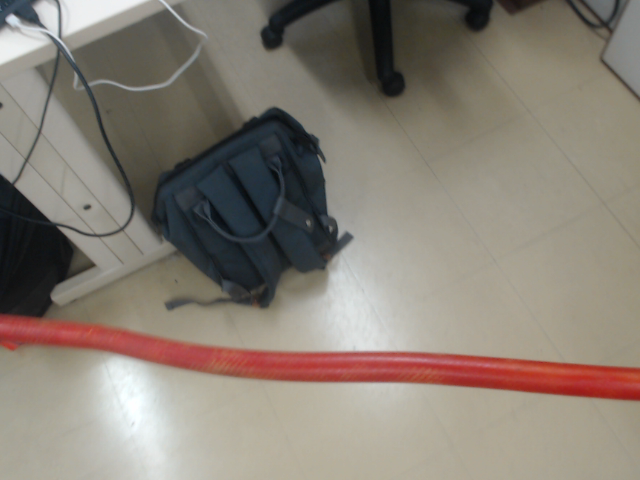
#> input picture hose.jpg, 640 x 480 px
$ python hoseTest.py
#> lines starting #> are read from the running program, lines starting #| are printed output that depends on the picture; after the words box and inside, x2 and y2 are one past the last pixel; in counts of white or black regions, pixels touching at a corner belong together
import cv2
import numpy as np
import math

# Read the original image
img_original = cv2.imread('hose.jpg')
#> img_original is the input picture: shape (480, 640, 3); mean B, G, R 117, 127.3, 135.9

# Convert the image from BGR to HSV color space
img_hsv = cv2.cvtColor(img_original, cv2.COLOR_BGR2HSV)
#> img_hsv: shape (480, 640, 3); mean H, S, V 34.4, 43.5, 137.5

# Define the lower and upper bounds for the color of the hose (adjust as needed)
lower_hose = np.array([1, 100, 50])  # Example lower
upper_hose = np.array([25, 255, 255])  # Example upper

# Create a mask using the defined color range
mask = cv2.inRange(img_hsv, lower_hose, upper_hose)
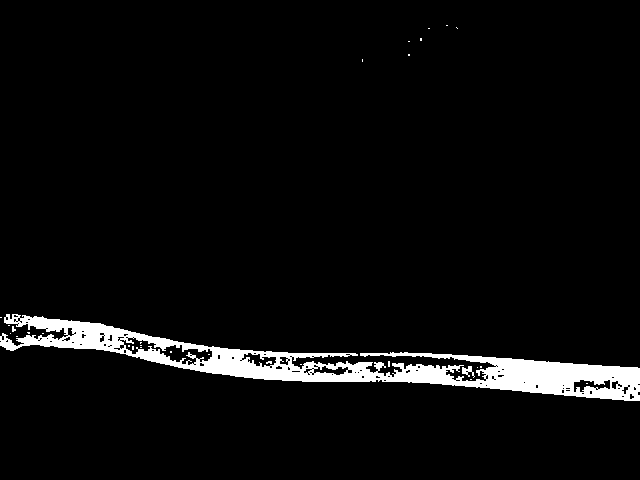
#> mask: shape (480, 640); 4.7% white; 30 white regions (28 under 20 px), largest, box (x1, y1, x2, y2) and area: (0, 314, 640, 401) 14101, (462, 366, 475, 378) 74

# Apply morphological operations to clean up the mask
kernel = cv2.getStructuringElement(cv2.MORPH_RECT , (12, 12))
img_closing = cv2.morphologyEx(mask, cv2.MORPH_CLOSE, kernel)
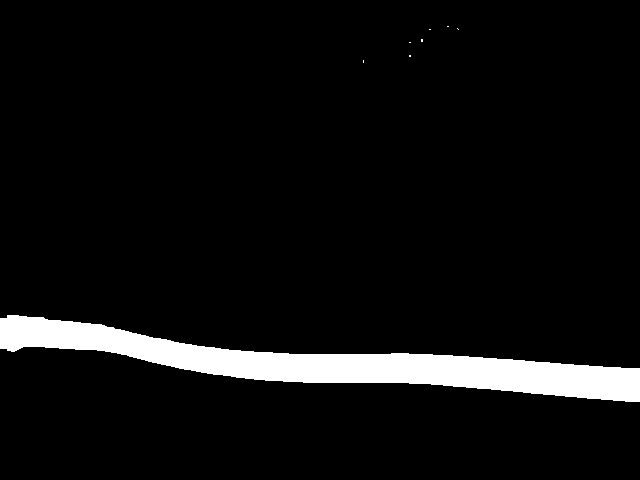
#> img_closing: shape (480, 640); 6.1% white; 8 white regions (7 under 20 px), largest, box (x1, y1, x2, y2) and area: (0, 315, 640, 402) 18864
kernel = cv2.getStructuringElement(cv2.MORPH_RECT , (5, 5))
img_opening = cv2.morphologyEx(img_closing, cv2.MORPH_OPEN , kernel)
#> img_opening: shape (480, 640); 6.1% white; 1 white region, box (x1, y1, x2, y2) and area: (0, 315, 640, 402) 18860

# --------------------------- Calculate the angle of the hose -----------------------------
height, width = img_opening.shape
#> height = 480; width = 640
x1 = int(width / 4)
#> x1 = 160
x2 = int(3 * width / 4)
#> x2 = 480

# Function to calculate the average y-coordinate of the white pixels in a given column
def get_average_y(col_index, mask_img):
#> called with col_index = 160
    coluna = mask_img[:, col_index]
#> coluna = 480 values, max 255 at index 338, min 0 at index 0, mean 13.81
    pixels_brancos = np.where(coluna == 255)[0]
#> pixels_brancos = 26 values from 338 to 363
    if len(pixels_brancos) > 0:
        return np.mean(pixels_brancos)
    return None

y1 = get_average_y(x1, img_opening)
#> y1 = 350.5
y2 = get_average_y(x2, img_opening)
#> y2 = 372.5

# Calculate the angle of the hose using the two points (x1, y1) and (x2, y2)
if y1 is not None and y2 is not None:
    delta_y = y2 - y1
#> delta_y = 22
    delta_x = x2 - x1
#> delta_x = 320

    # Angulo em radianos e depois para graus
    angulo_rad = math.atan2(delta_y, delta_x)
#> angulo_rad = 0.0686
    angulo_graus = math.degrees(angulo_rad)
#> angulo_graus = 3.93

    # Inverter o sinal do ângulo se necessário (OpenCV tem Y crescendo para baixo)
    angulo_final = -angulo_graus
#> angulo_final = -3.93

    print(f"Ângulo de orientação: {angulo_final:.2f} graus")
#| Ângulo de orientação: -3.93 graus


# Display the original image and the processed masks, along with the orientation line
cv2.imshow('Original Image', img_original)
cv2.imshow('Hose Mask', mask)
cv2.imshow('Hose Mask (Closed)', img_closing)
cv2.imshow('Hose Mask (Opened)', img_opening)

# Draw a line on the original image to visualize the orientation of the hose
cv2.line(img_original, (x1, int(y1)), (x2, int(y2)), (255, 0, 0), 3)
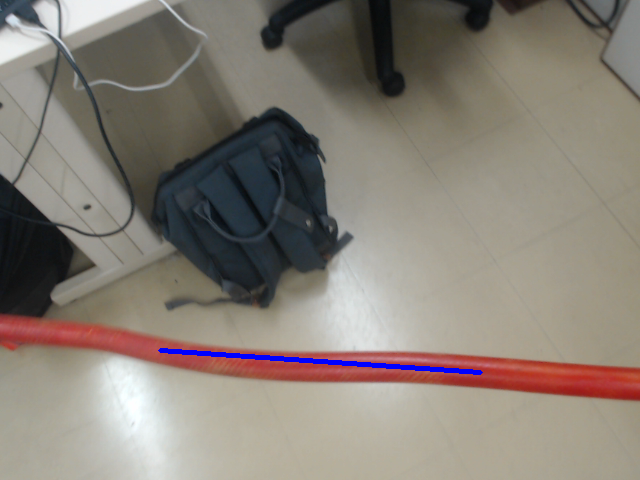
#> img_original: shape (480, 640, 3); 0.52% of pixels changed, all inside (x1, y1, x2, y2) = (158, 348, 483, 375)
cv2.imshow('Hose Orientation', img_original)

cv2.waitKey(0)
cv2.destroyAllWindows()
